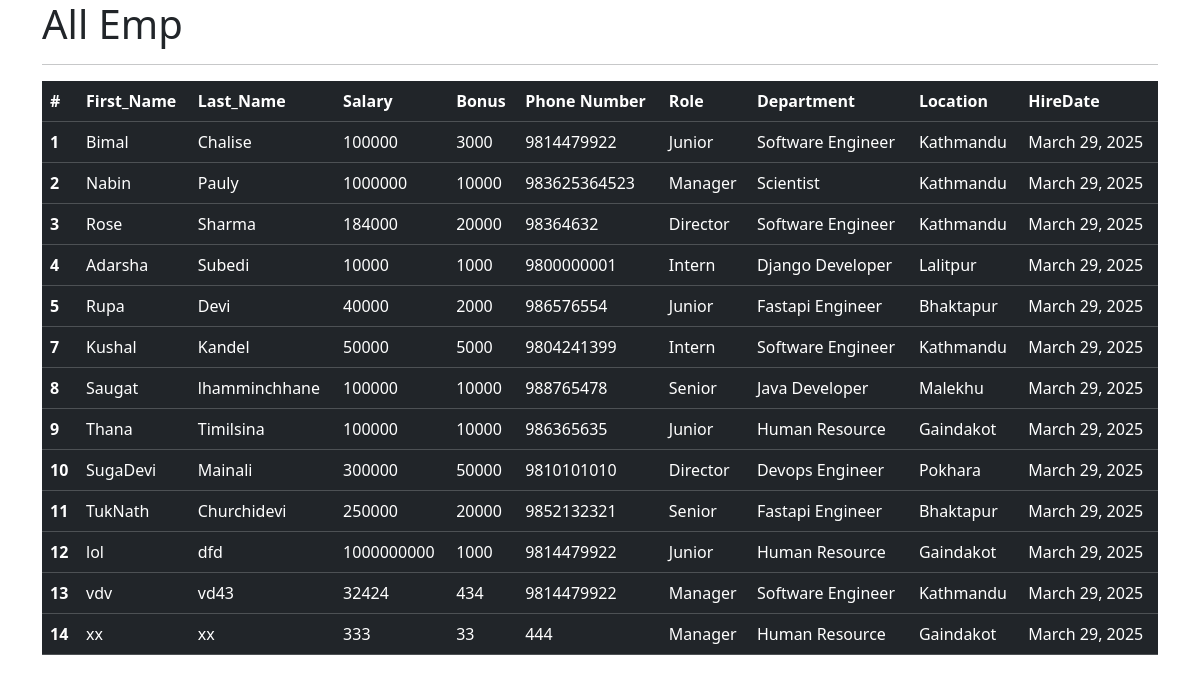
The app's page /view_all_emp, older data.
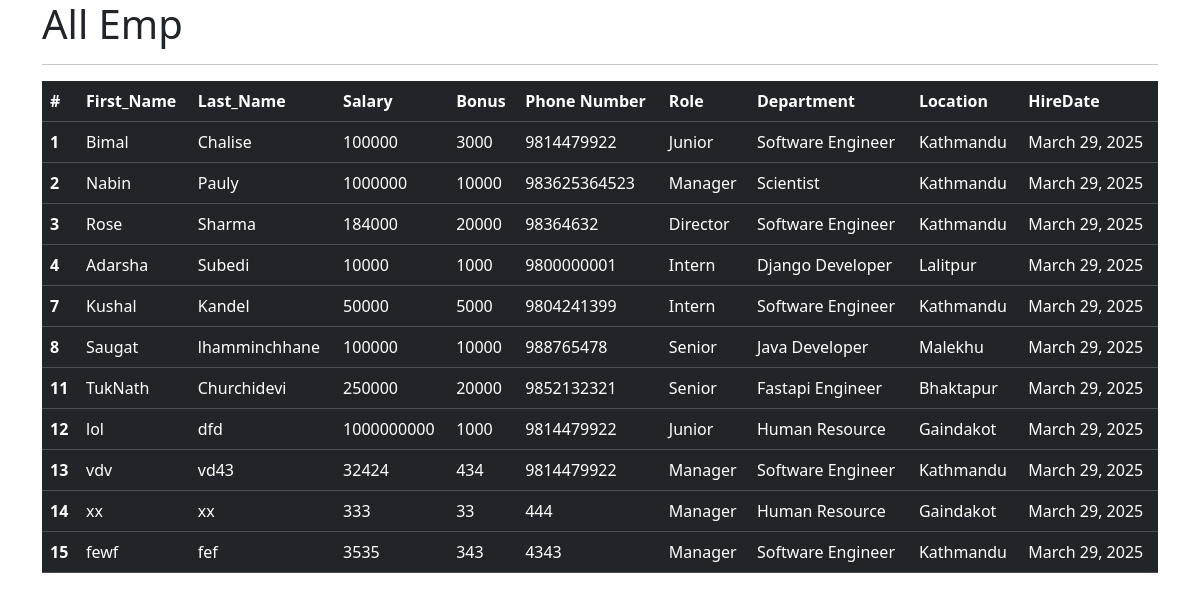
The same page, newer data.
### emp_app/models.py (models this page shows, shortened)
class Employee(models.Model):
    first_name = models.CharField(max_length=100, null=False)
    last_name = models.CharField(max_length=100)
    dept = models.ForeignKey(Department, on_delete=models.CASCADE)
    salary = models.IntegerField(default=0)
    bonus = models.IntegerField(default=0)
    role = models.ForeignKey(Role, on_delete=models.CASCADE)
    phone = models.IntegerField(default=0)
    hire_date = models.DateField()
    def __str__(self):
        return f"{self.first_name} {self.last_name} {self.phone}"

class Role(models.Model):
    name = models.CharField(max_length=100, null=False)

class Department(models.Model):
    name = models.CharField(max_length=100, null=False)
    location = models.CharField(max_length=100)

### emp_app/views.py (the view)
# urls.py: path('view_all_emp', views.view_all_emp, name="view_all_emp"),#the string youwrite in the name canbe used in href as {% url 'view_all_emp' %}
def view_all_emp(request):
    emp = Employee.objects.all()
    context = {
        'emps':emp
    }
    print(context)
    return render(request,"view_all_emp.html",context)

### emp_app/templates/view_all_emp.html (shortened to what this page needs)
<!doctype html>
<html lang="en">
  <head>
    <link href="https://cdn.jsdelivr.net/npm/bootstrap@5.3.3/dist/css/bootstrap.min.css" rel="stylesheet">
  </head>
  <body>
    <div class="container">
        <h1>All Emp</h1><hr>
        <table class="table table-dark table-stripped">
          <thead>
            <tr>
              <th scope="col">#</th>
              <th scope="col">First_Name</th>
              <th scope="col">Last_Name</th>
              <th scope="col">Salary</th>
              <th scope="col">Bonus</th>
              <th scope="col">Phone Number</th>
              <th scope="col">Role</th>
              <th scope="col">Department</th>
              <th scope="col">Location</th>
              <th scope="col">HireDate</th>
            </tr>
          </thead>
          {% for emp in emps %}
          <tbody>
            <tr>
              <th scope="row">{{emp.id}}</th>
              <td>{{emp.first_name}}</td>
              <td>{{emp.last_name}}</td>
              <td>{{emp.salary}}</td>
              <td>{{emp.bonus}}</td>
              <td>{{emp.phone}}</td>
              <td>{{emp.role.name}}</td>
              <td>{{emp.dept.name}}</td>
              <td>{{emp.dept.location}}</td>
              <td>{{emp.hire_date}}</td>
            </tr>
          </tbody>
          {% endfor %}
        </table>
    </div>
  </body>
</html>

Row changes from the older to the newer data that the page shows:
removed Employee: id "5", first_name "Rupa", last_name "Devi", salary "40000", bonus "2000", phone "986576554", role.name "Junior", dept.name "Fastapi Engineer", dept.location "Bhaktapur", hire_date "March 29, 2025"
removed Employee: id "9", first_name "Thana", last_name "Timilsina", salary "100000", bonus "10000", phone "986365635", role.name "Junior", dept.name "Human Resource", dept.location "Gaindakot", hire_date "March 29, 2025"
removed Employee: id "10", first_name "SugaDevi", last_name "Mainali", salary "300000", bonus "50000", phone "9810101010", role.name "Director", dept.name "Devops Engineer", dept.location "Pokhara", hire_date "March 29, 2025"
added Employee: id "15", first_name "fewf", last_name "fef", salary "3535", bonus "343", phone "4343", role.name "Manager", dept.name "Software Engineer", dept.location "Kathmandu", hire_date "March 29, 2025"
